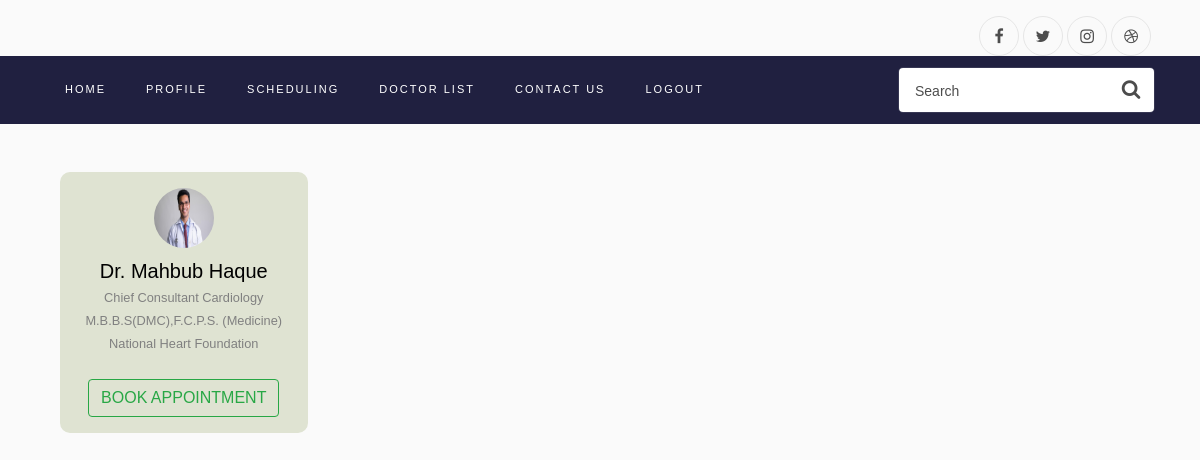
The page /doctor_list/ (signed in) on the database as committed earlier.
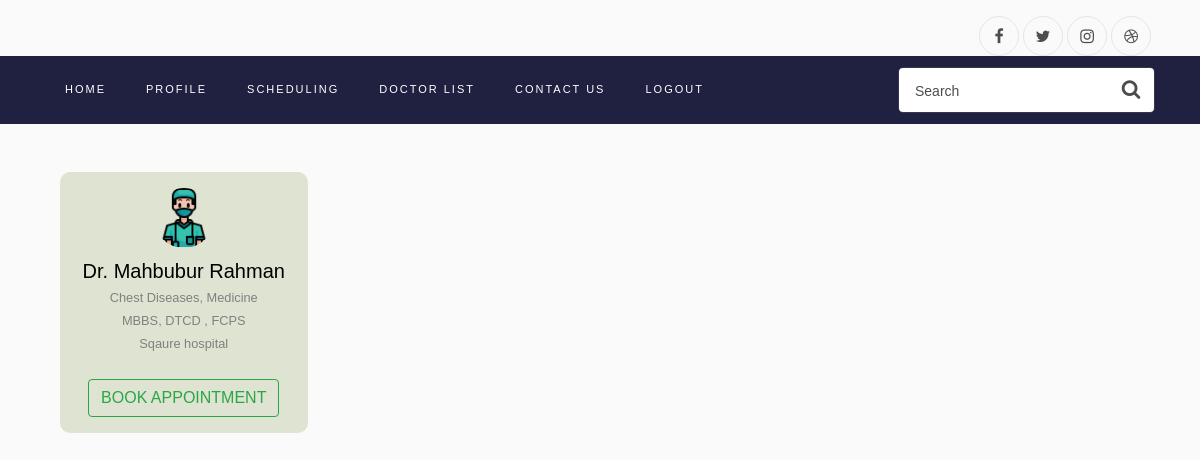
The same page on the database as committed later.
### userManagement/models.py (models this page shows, shortened)
class DoctorProfile(models.Model):
    image = models.ImageField(upload_to='doctor/', blank=True, null=True, default="doctor/default_icon.png",)
    user = models.ForeignKey(User, default=None, on_delete=models.CASCADE)
    name = models.CharField(max_length=50,blank=True,null=True)
    email = models.EmailField(blank=True,null=True)
    status = models.BooleanField(blank=True,null=True,default=True)
    degree = models.CharField(max_length=500,blank=True,null=True)
    hospital_name = models.CharField(max_length=100,blank=True,null=True)
    speciality = models.CharField(max_length=100,blank=True,null=True)
    def create_user_profile(sender, instance, created, **kwargs):
        if created and instance.type == Types.Doctor:
            DoctorProfile.objects.create(user=instance)
            DoctorTiming.objects.create(doctor=instance)
    post_save.connect(create_user_profile, sender=Doctor)

### userManagement/views.py (the view)
# urls.py: path('doctor_list/',userView.doctor_list,name='doctor_list'),
def doctor_list(request):
    doctors = DoctorProfile.objects.all()
    context={
        'doctors':doctors
    }
    return render(request, 'userManagement/doctorList.html', context)

### userManagement/context.py (called while the page is built)
def verifiedUser(request):
    usertype = ''
    userStatus=''
    if request.user.is_authenticated:
        if request.user.type == 'DOCTOR':
            usertype = 'DOCTOR'
        elif request.user.type == 'PATIENT':
            usertype = 'PATIENT'
            try:
                user = get_object_or_404(PatientProfile, user=request.user)
                if user.status:
                    userStatus = 'Verified'
                else:
                    userStatus = 'notVerified'
            except Exception:
                usertype = "Error"
        else:
            usertype = "ADMIN"
    context = {
        'userStatus': userStatus,
        'usertype' : usertype
    }
    return context

### templates/userManagement/doctorList.html (shortened to what this page needs)
{% extends 'base.html' %}
{% load static %}
{% block content %}
    <div class="container mt-5 mb-5">
        <div class="row g-2">
            {% for d in  doctors %}
                {% if  d.name is not None %}
                    <div class="col-md-3">
                        <div class="card p-2 py-3 text-center" style="background: #dfe3d2">
                            <div class="img mb-2"><img src="{{ d.image.url }}" width="60" height="60"
                                                       class="rounded-circle"></div>
                            <h5 class="mb-0">{{ d.name }}</h5> <small>{{ d.speciality }}</small>
                            <small>{{ d.degree }}</small>
                            <small>{{ d.hospital_name }}</small>
                            <div class="mt-4 apointment">
                                {% if user.is_authenticated %}
                                    {% if usertype == 'PATIENT' %}
                                        <a href="{{ d.user.id }}">
                                            <button class="btn btn-outline-success text-uppercase">Book Appointment
                                            </button>
                                        </a>
                                    {% endif %}
                                {% endif %}
                            </div>
                        </div>
                    </div>
                {% endif %}
            {% endfor %}
        </div>
    </div>
{% endblock content %}

### templates/base.html (shortened to what this page needs)
{% load static %}
<!DOCTYPE html>
<html lang="en">
<head>
    <link rel="stylesheet" href="https://cdn.jsdelivr.net/npm/bootstrap@4.6.0/dist/css/bootstrap.min.css"
>
    <link rel="stylesheet" href="https://stackpath.bootstrapcdn.com/font-awesome/4.7.0/css/font-awesome.min.css">
    <link rel="stylesheet" href="{% static 'css/style.css' %}">
    <link rel="stylesheet" href="{% static 'css/contact_us.css' %}">
</head>
<body>
<section class="ftco-section">
    <div class="container">
        <div class="row justify-content-between">
            <div class="col d-flex justify-content-end">
                <div class="social-media">
                    <p class="mb-0 d-flex">
                        <a href="#" class="d-flex align-items-center justify-content-center"><span
                                class="fa fa-facebook"><i class="sr-only">Facebook</i></span></a>
                        <a href="#" class="d-flex align-items-center justify-content-center"><span
                                class="fa fa-twitter"><i class="sr-only">Twitter</i></span></a>
                        <a href="#" class="d-flex align-items-center justify-content-center"><span
                                class="fa fa-instagram"><i class="sr-only">Instagram</i></span></a>
                        <a href="#" class="d-flex align-items-center justify-content-center"><span
                                class="fa fa-dribbble"><i class="sr-only">Dribbble</i></span></a>
                    </p>
                </div>
            </div>
        </div>
    </div>
    <nav class="navbar navbar-expand-lg navbar-dark ftco_navbar bg-dark ftco-navbar-light" id="ftco-navbar">
        <div class="container">
            <form action="#" class="searchform order-lg-last">
                <div class="form-group d-flex">
                    <input type="text" class="form-control pl-3" placeholder="Search">
                    <button type="submit" placeholder="" class="form-control search"><span class="fa fa-search"></span>
                    </button>
                </div>
            </form>
            <div class="collapse navbar-collapse" id="ftco-nav">
                <ul class="navbar-nav mr-auto">
                    {% if user.is_authenticated %}
                        {% if usertype == 'PATIENT' %}
                            {% if userStatus == 'notVerified' %}
                                <li class="nav-item "><a href="{% url 'home' %}" class="nav-link">Home</a></li>
                                <li class="nav-item "><a href="{% url 'profile' %}" class="nav-link">Profile</a></li>
                                <li class="nav-item "><a href="{% url 'send_mail' %}" class="nav-link">Verify</a></li>
                                <li class="nav-item "><a href="{% url 'doctor_list' %}" class="nav-link">Doctor List</a>
                                </li>
                                <li class="nav-item "><a href="{% url 'contact_us' %}" class="nav-link">Contact Us</a>
                                </li>
                                <li class="nav-item "><a href="{% url 'logout' %}" class="nav-link">Logout</a></li>
                            {% else %}
                                <li class="nav-item "><a href="{% url 'home' %}" class="nav-link">Home</a></li>
                                <li class="nav-item "><a href="{% url 'profile' %}" class="nav-link">Profile</a></li>
                                <li class="nav-item "><a href="{% url 'scheduling' %}" class="nav-link">Scheduling</a>
                                </li>
                                <li class="nav-item "><a href="{% url 'doctor_list' %}" class="nav-link">Doctor List</a>
                                </li>
                                <li class="nav-item "><a href="{% url 'contact_us' %}" class="nav-link">Contact Us</a>
                                </li>
                                <li class="nav-item "><a href="{% url 'logout' %}" class="nav-link">Logout</a></li>
                            {% endif %}
                        {% endif %}
                    {% endif %}
                </ul>
            </div>
        </div>
    </nav>
    <div class="container">
        {% block content %}
        {% endblock content %}
    </div>
</section>
</body>
</html>

### static/css/contact_us.css (style rules this page uses)
section { padding: 60px 0; min-height: 100vh; }

### templates/base.html (style rules this page uses)
.card { border: none; border-radius: 10px; transition: all 1s; cursor: pointer; margin-bottom: 10px; }

Rows that differ between the two databases and show on the page:
changed DoctorProfile: image: picture removed, a placeholder shows; name "Dr. Mahbub Haque" → "Dr. Mahbubur Rahman"; speciality "Chief Consultant Cardiology" → "Chest Diseases, Medicine"; degree "M.B.B.S(DMC),F.C.P.S. (Medicine)" → "MBBS, DTCD , FCPS"; hospital_name "National Heart Foundation" → "Sqaure hospital"
